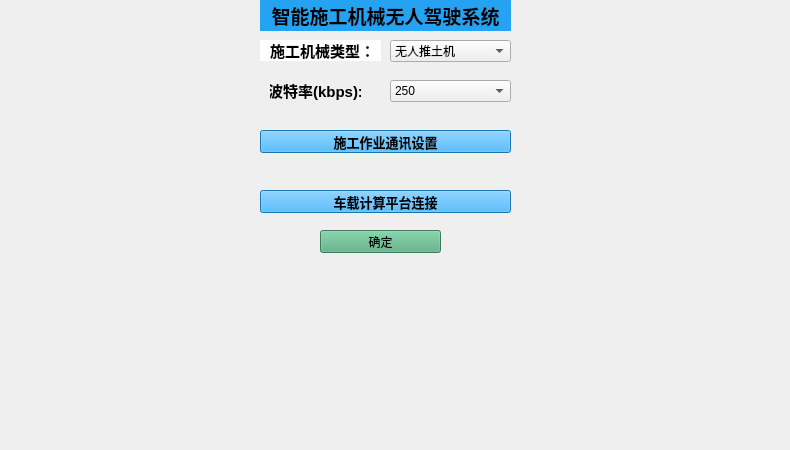
      <widget class="QWidget" name="initial_page">
       <widget class="QPushButton" name="pbt_scraper_more">
        <property name="geometry">
         <rect>
          <x>260</x>
          <y>130</y>
          <width>251</width>
          <height>23</height>
         </rect>
        </property>
        <property name="font">
         <font>
          <pointsize>10</pointsize>
          <weight>75</weight>
          <bold>true</bold>
         </font>
        </property>
        <property name="styleSheet">
         <string notr="true">background-color: rgb(37, 162, 242);</string>
        </property>
        <property name="text">
         <string>施工作业通讯设置</string>
        </property>
       </widget>
       <widget class="QPushButton" name="pbt_connect_pc">
        <property name="geometry">
         <rect>
          <x>260</x>
          <y>190</y>
          <width>251</width>
          <height>23</height>
         </rect>
        </property>
        <property name="font">
         <font>
          <pointsize>10</pointsize>
          <weight>75</weight>
          <bold>true</bold>
         </font>
        </property>
        <property name="styleSheet">
         <string notr="true">background-color: rgb(37, 162, 242);</string>
        </property>
        <property name="text">
         <string>车载计算平台连接</string>
        </property>
       </widget>
       <widget class="QComboBox" name="select_car">
        <property name="geometry">
         <rect>
          <x>390</x>
          <y>40</y>
          <width>121</width>
          <height>22</height>
         </rect>
        </property>
        <item>
         <property name="text">
          <string>无人推土机</string>
         </property>
        </item>
        <item>
         <property name="text">
          <string>有人推土机</string>
         </property>
        </item>
        <item>
         <property name="text">
          <string>有人平地机</string>
         </property>
        </item>
        <item>
         <property name="text">
          <string>有人压路机</string>
         </property>
        </item>
       </widget>
       <widget class="QLabel" name="lbl_vertex_number_43">
        <property name="geometry">
         <rect>
          <x>260</x>
          <y>0</y>
          <width>251</width>
          <height>31</height>
         </rect>
        </property>
        <property name="font">
         <font>
          <pointsize>14</pointsize>
          <weight>75</weight>
          <bold>true</bold>
         </font>
        </property>
        <property name="styleSheet">
         <string notr="true">background-color: rgb(37, 162, 242);</string>
        </property>
        <property name="text">
         <string>智能施工机械无人驾驶系统</string>
        </property>
        <property name="alignment">
         <set>Qt::AlignCenter</set>
        </property>
       </widget>
       <widget class="QPushButton" name="pbt_initial_ack">
        <property name="geometry">
         <rect>
          <x>320</x>
          <y>230</y>
          <width>121</width>
          <height>23</height>
         </rect>
        </property>
        <property name="styleSheet">
         <string notr="true">background-color: rgb(85, 170, 127);</string>
        </property>
        <property name="text">
         <string>确定</string>
        </property>
       </widget>
       <widget class="QLabel" name="lbl_vertex_number_47">
        <property name="geometry">
         <rect>
          <x>260</x>
          <y>40</y>
          <width>121</width>
          <height>21</height>
         </rect>
        </property>
        <property name="font">
         <font>
          <pointsize>11</pointsize>
          <weight>75</weight>
          <bold>true</bold>
         </font>
        </property>
        <property name="styleSheet">
         <string notr="true">background-color: rgb(255, 255, 255);</string>
        </property>
        <property name="text">
         <string> 施工机械类型：</string>
        </property>
        <property name="alignment">
         <set>Qt::AlignCenter</set>
        </property>
       </widget>
       <widget class="QLabel" name="lb_car_putan">
        <property name="geometry">
         <rect>
          <x>480</x>
          <y>300</y>
          <width>131</width>
          <height>141</height>
         </rect>
        </property>
        <property name="text">
         <string/>
        </property>
       </widget>
       <widget class="QLabel" name="lb_car_tuitu">
        <property name="geometry">
         <rect>
          <x>320</x>
          <y>300</y>
          <width>151</width>
          <height>141</height>
         </rect>
        </property>
        <property name="text">
         <string/>
        </property>
       </widget>
       <widget class="QLabel" name="lb_car_pingdi">
        <property name="geometry">
         <rect>
          <x>0</x>
          <y>300</y>
          <width>181</width>
          <height>141</height>
         </rect>
        </property>
        <property name="text">
         <string/>
        </property>
       </widget>
       <widget class="QLabel" name="lb_car_yalu">
        <property name="geometry">
         <rect>
          <x>170</x>
          <y>300</y>
          <width>161</width>
          <height>141</height>
         </rect>
        </property>
        <property name="text">
         <string/>
        </property>
       </widget>
       <widget class="QLabel" name="lb_logo_shantui">
        <property name="geometry">
         <rect>
          <x>20</x>
          <y>70</y>
          <width>191</width>
          <height>161</height>
         </rect>
        </property>
        <property name="text">
         <string/>
        </property>
       </widget>
       <widget class="QLabel" name="lb_logo_hust">
        <property name="geometry">
         <rect>
          <x>550</x>
          <y>50</y>
          <width>211</width>
          <height>161</height>
         </rect>
        </property>
        <property name="text">
         <string/>
        </property>
       </widget>
       <widget class="QLabel" name="lb_logo_weichai">
        <property name="geometry">
         <rect>
          <x>20</x>
          <y>30</y>
          <width>191</width>
          <height>71</height>
         </rect>
        </property>
        <property name="text">
         <string/>
        </property>
       </widget>
       <widget class="QLabel" name="lb_car_wajue">
        <property name="geometry">
         <rect>
          <x>620</x>
          <y>300</y>
          <width>161</width>
          <height>141</height>
         </rect>
        </property>
        <property name="text">
         <string/>
        </property>
       </widget>
       <widget class="QComboBox" name="select_baud_rate">
        <property name="geometry">
         <rect>
          <x>390</x>
          <y>80</y>
          <width>121</width>
          <height>22</height>
         </rect>
        </property>
        <item>
         <property name="text">
          <string>250</string>
         </property>
        </item>
        <item>
         <property name="text">
          <string>500</string>
         </property>
        </item>
       </widget>
       <widget class="QLabel" name="label_653">
        <property name="geometry">
         <rect>
          <x>270</x>
          <y>80</y>
          <width>91</width>
          <height>20</height>
         </rect>
        </property>
        <property name="font">
         <font>
          <pointsize>11</pointsize>
          <weight>75</weight>
          <bold>true</bold>
         </font>
        </property>
        <property name="text">
         <string>波特率(kbps):</string>
        </property>
        <property name="alignment">
         <set>Qt::AlignCenter</set>
        </property>
       </widget>
       <zorder>pbt_scraper_more</zorder>
       <zorder>pbt_connect_pc</zorder>
       <zorder>select_car</zorder>
       <zorder>lbl_vertex_number_43</zorder>
       <zorder>pbt_initial_ack</zorder>
       <zorder>lbl_vertex_number_47</zorder>
       <zorder>lb_car_putan</zorder>
       <zorder>lb_car_tuitu</zorder>
       <zorder>lb_car_yalu</zorder>
       <zorder>lb_logo_shantui</zorder>
       <zorder>lb_logo_hust</zorder>
       <zorder>lb_logo_weichai</zorder>
       <zorder>lb_car_wajue</zorder>
       <zorder>lb_car_pingdi</zorder>
       <zorder>select_baud_rate</zorder>
       <zorder>label_653</zorder>
      </widget>
